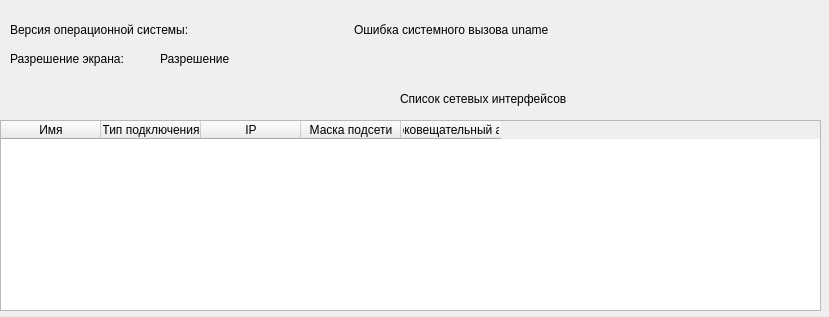
<?xml version="1.0" encoding="UTF-8"?>
<ui version="4.0">
 <class>SystemWindow</class>
 <widget class="QDialog" name="SystemWindow">
  <property name="geometry">
   <rect>
    <x>0</x>
    <y>0</y>
    <width>829</width>
    <height>317</height>
   </rect>
  </property>
  <property name="windowTitle">
   <string>Dialog</string>
  </property>
  <widget class="QLabel" name="label_2">
   <property name="geometry">
    <rect>
     <x>10</x>
     <y>50</y>
     <width>151</width>
     <height>17</height>
    </rect>
   </property>
   <property name="text">
    <string>Разрешение экрана:</string>
   </property>
  </widget>
  <widget class="QLabel" name="resolutionLabel">
   <property name="geometry">
    <rect>
     <x>160</x>
     <y>50</y>
     <width>161</width>
     <height>17</height>
    </rect>
   </property>
   <property name="text">
    <string>Разрешение</string>
   </property>
  </widget>
  <widget class="QTableWidget" name="tableNetwork">
   <property name="geometry">
    <rect>
     <x>0</x>
     <y>120</y>
     <width>821</width>
     <height>191</height>
    </rect>
   </property>
   <property name="columnCount">
    <number>5</number>
   </property>
   <column>
    <property name="text">
     <string>Имя</string>
    </property>
   </column>
   <column>
    <property name="text">
     <string>Тип подключения</string>
    </property>
   </column>
   <column>
    <property name="text">
     <string>IP</string>
    </property>
   </column>
   <column>
    <property name="text">
     <string>Маска подсети</string>
    </property>
   </column>
   <column>
    <property name="text">
     <string>Широковещательный адрес</string>
    </property>
   </column>
  </widget>
  <widget class="QLabel" name="label_3">
   <property name="geometry">
    <rect>
     <x>400</x>
     <y>90</y>
     <width>231</width>
     <height>17</height>
    </rect>
   </property>
   <property name="text">
    <string>Список сетевых интерфейсов</string>
   </property>
  </widget>
  <widget class="QWidget" name="">
   <property name="geometry">
    <rect>
     <x>10</x>
     <y>20</y>
     <width>681</width>
     <height>19</height>
    </rect>
   </property>
   <layout class="QHBoxLayout" name="horizontalLayout">
    <item>
     <widget class="QLabel" name="label">
      <property name="text">
       <string>Версия операционной системы:</string>
      </property>
     </widget>
    </item>
    <item>
     <widget class="QLabel" name="versionLabel">
      <property name="text">
       <string>Ошибка системного вызова uname</string>
      </property>
     </widget>
    </item>
   </layout>
  </widget>
 </widget>
 <resources/>
 <connections/>
</ui>
